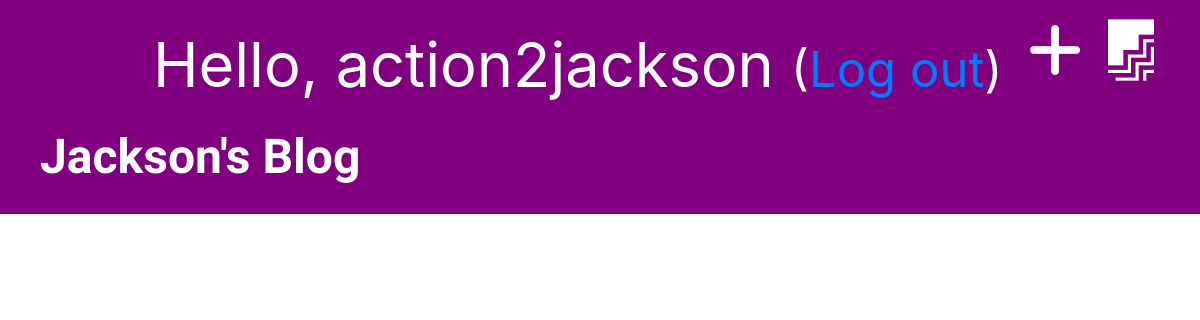
Before: /drafts/ (signed in) with the older database file.
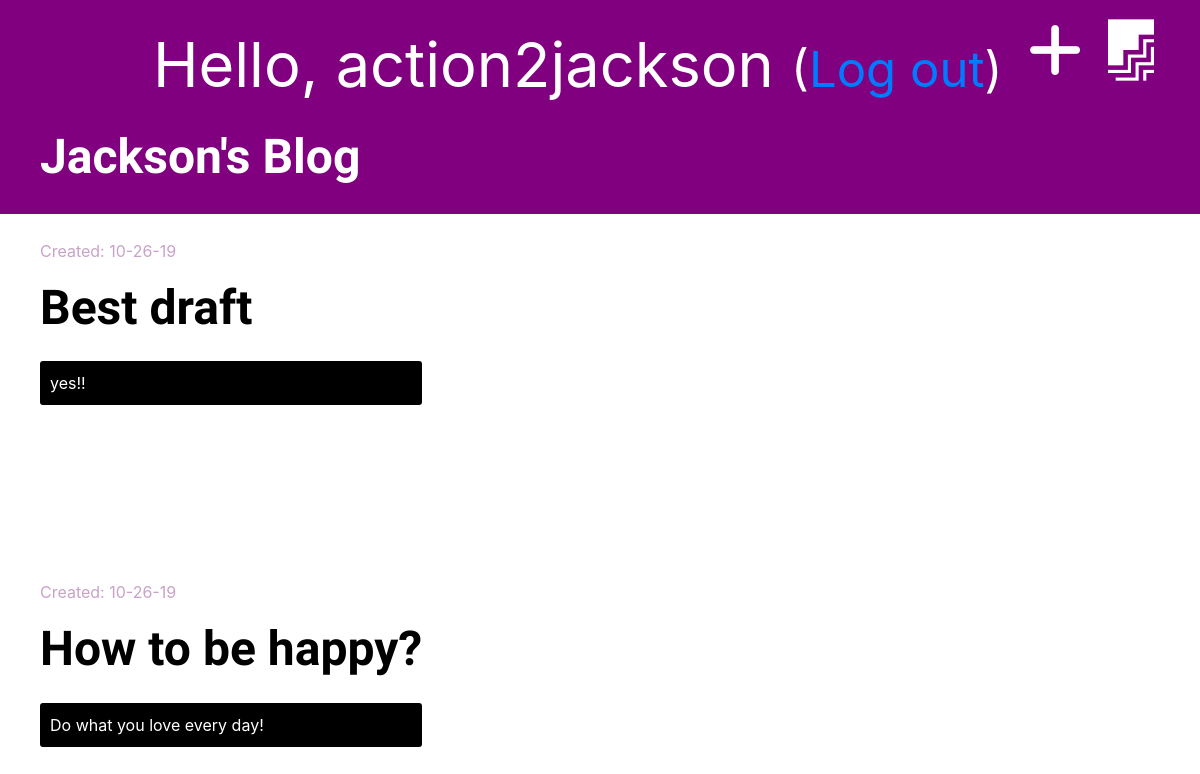
After: the same page with the newer database file.
### blog/models.py (models this page shows, shortened)
class Post(models.Model):
    author = models.ForeignKey('auth.User', on_delete=models.CASCADE)
    title = models.CharField(max_length=200)
    text = models.TextField()
    created_date = models.DateTimeField(default=timezone.now)
    published_date = models.DateTimeField(blank=True, null=True)

### blog/views.py (the view)
# urls.py: path('drafts/', views.post_draft_list, name='post_draft_list'),
@login_required
def post_draft_list(request):
    posts = Post.objects.filter(published_date__isnull=True).order_by('-created_date')
    stuff_for_frontend = {'posts': posts}
    return render(request, 'blog/post_draft_list.html', stuff_for_frontend)

### blog/templates/blog/post_draft_list.html (shortened to what this page needs)
{% extends 'blog/base.html' %}
{% block content %}
    {% for post in posts %}
        <div class="post">
            <p class="date">Created: {{ post.created_date|date:'m-d-y' }}</p>
            <h1><a href="{% url 'post_detail' pk=post.pk %}">{{ post.title }}</a></h1>
            <p class="text">{{ post.text|truncatechars:50 }}</p>
        </div>
    {% endfor %}
{% endblock %}

### blog/templates/blog/base.html (shortened to what this page needs)
{% load staticfiles %}
<!DOCTYPE html>
<html lang="en">
<head>
    <link rel="stylesheet" href="https://stackpath.bootstrapcdn.com/bootstrap/4.3.1/css/bootstrap.min.css">
    <link rel="stylesheet" href="{% static 'css/blog.css' %}">
</head>
<body>
<div class="page-header">
    {% if user.is_authenticated %}
        <a href="{% url 'post_draft_list' %}"><i class="fab fa-firstdraft" style="color: white; float: right; font-size: 46pt; margin-right: 26px;"></i></a>
        <a href="{% url 'post_new' %}"><i class="fas fa-plus" style="color: white; float: right; font-size: 46pt; margin-right: 26px;"></i></a>
        <p style="color: white; float: right; font-size: 46pt; margin-right: 26px;">Hello, {{ user.username }} <small>(<a
                href="{% url 'logout' %}">Log out</a>)</small></p>
    {% else %}
        <a href="{% url 'login' %}"><i class="fas fa-sign-in-alt fa-2x" style="color: white; float: right; font-size: 46pt; margin-right: 26px;"></i></a>
    {% endif %}
    <h1><a href="{% url 'post_list' %}">Jackson's Blog</a></h1>
</div>
<div class="content container">
    <div class="row">
        <div class="col-8-md">
            {% block content %}
            {% endblock %}
        </div>
    </div>
</div>
</body>
</html>

### blog/static/css/blog.css (style rules this page uses)
.page-header { background-color: purple; margin-top: 0; padding: 20px 20px 20px 40px; }
.page-header h1 a { font-text: arial; text-decoration: none; color: white; font-size: 36pt; }
.content { margin-left: 40px; }
h1, h2, h3, h4 { font-family: 'Tangerine', 'Inconsolata', 'Droid Sans', serif; font-weight: bold; font-size: 48px; }
.date { padding-top: 25px; color: #c8a2c8; }
.post { margin-bottom: 150px; }
.post h1 a { color: black; }
.text { color: #ffffff; background-color: black; padding: 10px; margin-top: 25px; width: 100%; border-radius: 3px; }

Changed rows visible on the page:
added Post: created_date "10-26-19", title "Best draft", text "yes!!"
added Post: created_date "10-26-19", title "How to be happy?", text "Do what you love every day!"
